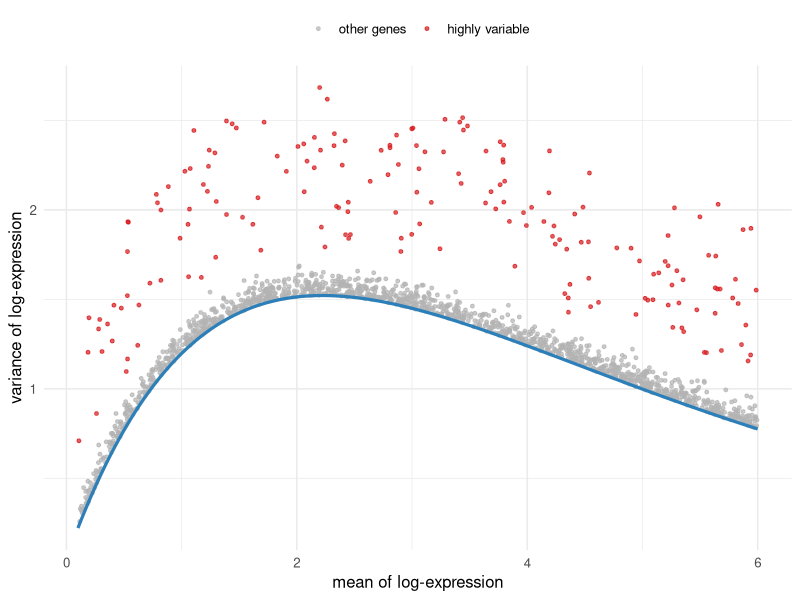
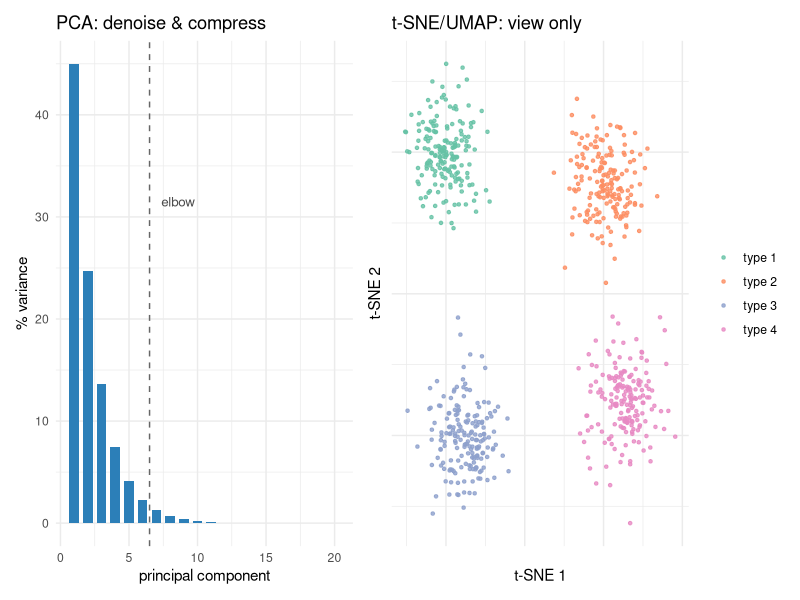
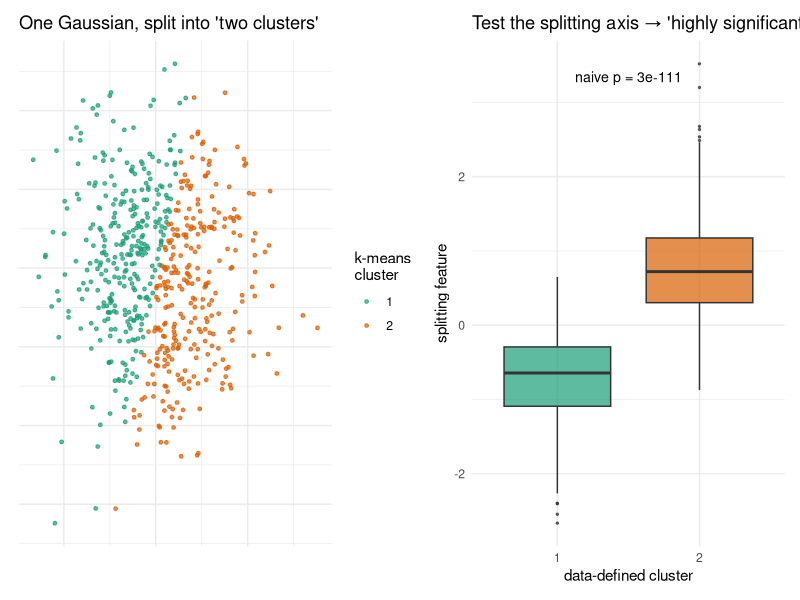
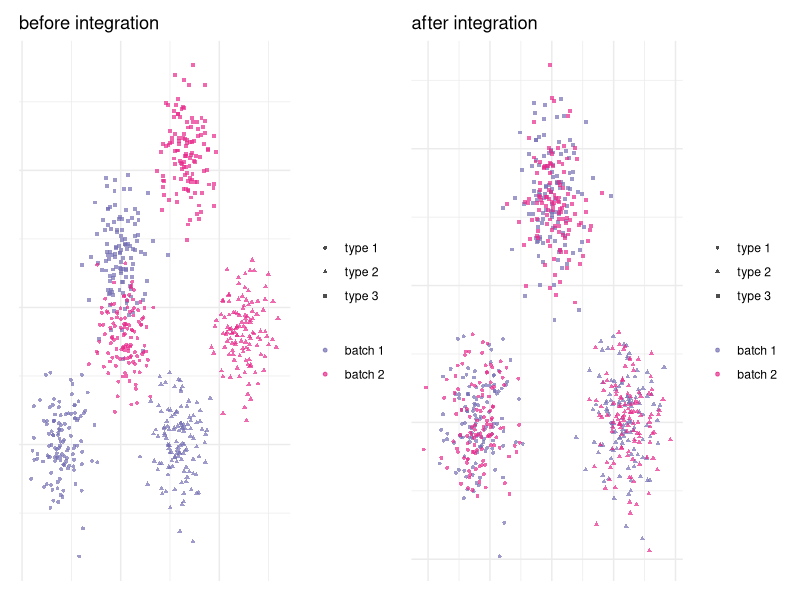
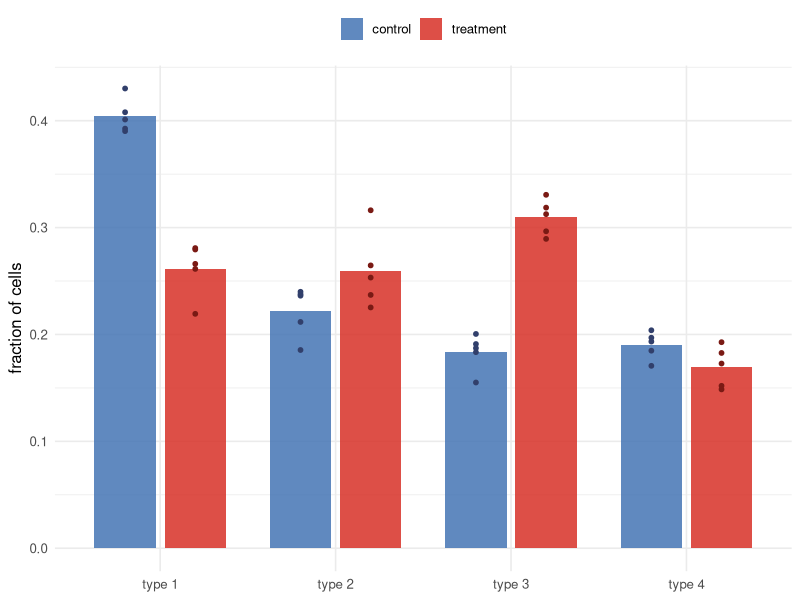

These charts were generated, in order, by the following R code:
## ---- chunk 1
#| label: fig-hvg
#| echo: false
#| message: false
#| warning: false
#| fig-width: 6
#| fig-height: 4
#| fig-cap: "Feature selection by the mean–variance trend (schematic, simulated). Each point is a gene. Variance rises with mean expression as a technical artifact (blue trend). Highly variable genes (red) are those whose variance exceeds the trend — they carry biological signal and are the ones carried forward into dimensionality reduction. Ranking genes by raw variance instead would just re-discover the trend."
library(ggplot2)
set.seed(7)
n <- 1600
mean_expr <- runif(n, 0.1, 6)
trend <- 1.8 * mean_expr * exp(-0.45 * mean_expr) + 0.05
var_expr <- trend + abs(rnorm(n, 0, 0.06))
is_hvg <- rep(FALSE, n)
pick <- sample(n, 180)
var_expr[pick] <- var_expr[pick] + runif(length(pick), 0.25, 1.1)
is_hvg[pick] <- TRUE
df <- data.frame(mean_expr, var_expr, is_hvg)
trend_df <- data.frame(x = seq(0.1, 6, length.out = 200))
trend_df$y <- 1.8 * trend_df$x * exp(-0.45 * trend_df$x) + 0.05
ggplot(df, aes(mean_expr, var_expr)) +
  geom_point(aes(color = is_hvg), size = 1, alpha = 0.7) +
  geom_line(data = trend_df, aes(x, y), color = "#2c7fb8", linewidth = 1.1) +
  scale_color_manual(values = c(`FALSE` = "grey70", `TRUE` = "#d7191c"),
                     labels = c("other genes", "highly variable"),
                     name = NULL) +
  labs(x = "mean of log-expression", y = "variance of log-expression") +
  theme_minimal(base_size = 12) +
  theme(legend.position = "top")
## ---- chunk 2
#| label: fig-embedding
#| echo: false
#| message: false
#| warning: false
#| fig-width: 8
#| fig-height: 3.6
#| fig-cap: "The two dimensionality reductions do different jobs (schematic, simulated). **Left:** PCA concentrates coordinated biological variation into the first few components — the scree plot shows variance dropping off, and you keep the components before the elbow. PCA output is what downstream steps consume. **Right:** t-SNE/UMAP then compress those components into two dimensions purely for viewing; cells of one type land on one island. Treat the embedding as a picture, not a measurement — distances between islands and island sizes are not quantitative."
library(ggplot2)
library(patchwork)
set.seed(11)
# Scree
scree <- data.frame(PC = 1:20,
                    var = 100 * (0.55^(0:19)) / sum(0.55^(0:19)))
p_scree <- ggplot(scree, aes(PC, var)) +
  geom_col(fill = "#2c7fb8", width = 0.7) +
  geom_vline(xintercept = 6.5, linetype = "dashed", color = "grey40") +
  annotate("text", x = 8.6, y = max(scree$var) * 0.7, label = "elbow",
           size = 3.4, color = "grey30") +
  labs(x = "principal component", y = "% variance", title = "PCA: denoise & compress") +
  theme_minimal(base_size = 11)
# Embedding
 k <- 4
centers <- data.frame(cx = c(-4, 4, -3, 5), cy = c(4, 3, -4, -3))
emb <- do.call(rbind, lapply(1:k, function(i) {
  m <- 180
  data.frame(x = rnorm(m, centers$cx[i], 0.9),
             y = rnorm(m, centers$cy[i], 0.9),
             type = paste("type", i))
}))
p_emb <- ggplot(emb, aes(x, y, color = type)) +
  geom_point(size = 0.9, alpha = 0.8) +
  scale_color_brewer(palette = "Set2", name = NULL) +
  labs(x = "t-SNE 1", y = "t-SNE 2", title = "t-SNE/UMAP: view only") +
  theme_minimal(base_size = 11) +
  theme(axis.text = element_blank(), legend.position = "right")
p_scree | p_emb
## ---- chunk 3
#| label: fig-doubledip
#| echo: false
#| message: false
#| warning: false
#| fig-width: 8
#| fig-height: 3.6
#| fig-cap: "Why post-clustering p-values are circular (simulated). The data are a **single** homogeneous Gaussian blob — there are no real groups. **Left:** k-means is asked for two clusters and dutifully splits the blob down the middle. **Right:** testing the splitting axis between the two 'clusters' returns an astronomically small p-value, because the split was *chosen* to maximize that very difference. The significance is manufactured by the procedure, not discovered in the data."
library(ggplot2)
library(patchwork)
set.seed(3)
N <- 600
blob <- data.frame(x = rnorm(N), y = rnorm(N))   # one homogeneous Gaussian
km <- kmeans(blob, centers = 2)
blob$cluster <- factor(km$cluster)
p_split <- ggplot(blob, aes(x, y, color = cluster)) +
  geom_point(size = 1, alpha = 0.7) +
  scale_color_manual(values = c("#1b9e77", "#d95f02"), name = "k-means\ncluster") +
  labs(title = "One Gaussian, split into 'two clusters'", x = NULL, y = NULL) +
  theme_minimal(base_size = 11) +
  theme(axis.text = element_blank())
pval <- t.test(x ~ cluster, data = blob)$p.value
p_box <- ggplot(blob, aes(cluster, x, fill = cluster)) +
  geom_boxplot(alpha = 0.7, outlier.size = 0.5) +
  scale_fill_manual(values = c("#1b9e77", "#d95f02"), guide = "none") +
  annotate("text", x = 1.5, y = max(blob$x) * 0.95,
           label = sprintf("naive p = %.0e", pval), size = 3.6) +
  labs(title = "Test the splitting axis → 'highly significant'",
       x = "data-defined cluster", y = "splitting feature") +
  theme_minimal(base_size = 11)
p_split | p_box
## ---- chunk 4
#| label: fig-batch
#| echo: false
#| message: false
#| warning: false
#| fig-width: 8
#| fig-height: 3.6
#| fig-cap: "Integration aligns shared populations across batches (schematic, simulated). Three cell types are measured in two batches. **Before:** an additive batch shift separates the same cell type into batch-specific blobs — cluster now and you'd recover batches, not biology. **After:** correcting the shift superimposes matching cell types, so clustering recovers the three types with both batches mixed inside each. Use corrected coordinates for clustering and visualization, but return to raw counts for differential expression."
library(ggplot2)
library(patchwork)
set.seed(5)
make_types <- function(shift = c(0, 0)) {
  centers <- data.frame(cx = c(-3, 3, 0), cy = c(0, 0, 4),
                        type = c("type 1", "type 2", "type 3"))
  do.call(rbind, lapply(1:3, function(i) {
    m <- 120
    data.frame(x = rnorm(m, centers$cx[i] + shift[1], 0.7),
               y = rnorm(m, centers$cy[i] + shift[2], 0.7),
               type = centers$type[i])
  }))
}
b1 <- make_types(c(0, 0));   b1$batch <- "batch 1"
b2u <- make_types(c(3.2, 2.4)); b2u$batch <- "batch 2"   # uncorrected: shifted
b2c <- make_types(c(0, 0));   b2c$batch <- "batch 2"      # corrected: aligned
before <- rbind(b1, b2u); before$panel <- "before"
after  <- rbind(b1, b2c); after$panel  <- "after"
plot_one <- function(d, ttl) {
  ggplot(d, aes(x, y, color = batch, shape = type)) +
    geom_point(size = 1, alpha = 0.7) +
    scale_color_manual(values = c("batch 1" = "#7570b3", "batch 2" = "#e7298a")) +
    labs(title = ttl, x = NULL, y = NULL, color = NULL, shape = NULL) +
    theme_minimal(base_size = 11) +
    theme(axis.text = element_blank())
}
plot_one(before, "before integration") | plot_one(after, "after integration")
## ---- chunk 5
#| label: fig-da
#| echo: false
#| message: false
#| warning: false
#| fig-width: 6.5
#| fig-height: 4
#| fig-cap: "Differential abundance asks whether the cellular composition shifts between conditions (schematic, simulated). Each point is a biological replicate; bars show the mean fraction of each cell type. Here cell type 3 expands and type 1 contracts under treatment, while types 2 and 4 hold steady — a change you would miss by looking at expression alone. The replicate-level spread is what a valid test uses; comparing individual cells would manufacture false confidence."
library(ggplot2)
set.seed(9)
types <- paste("type", 1:4)
base_ctrl <- c(0.40, 0.25, 0.15, 0.20)
base_trt  <- c(0.25, 0.25, 0.32, 0.18)
mk <- function(base, cond) {
  do.call(rbind, lapply(1:5, function(r) {
    p <- base + rnorm(4, 0, 0.03)
    p <- pmax(p, 0.01); p <- p / sum(p)
    data.frame(type = types, frac = p, cond = cond, rep = r)
  }))
}
df <- rbind(mk(base_ctrl, "control"), mk(base_trt, "treatment"))
summ <- aggregate(frac ~ type + cond, df, mean)
ggplot(summ, aes(type, frac, fill = cond)) +
  geom_col(position = position_dodge(0.8), width = 0.7, alpha = 0.85) +
  geom_point(data = df, aes(type, frac, color = cond),
             position = position_dodge(0.8), size = 1.3, show.legend = FALSE) +
  scale_fill_manual(values = c("control" = "#4575b4", "treatment" = "#d73027"),
                    name = NULL) +
  scale_color_manual(values = c("control" = "#313f6b", "treatment" = "#7a1a14")) +
  labs(x = NULL, y = "fraction of cells") +
  theme_minimal(base_size = 12) +
  theme(legend.position = "top")
